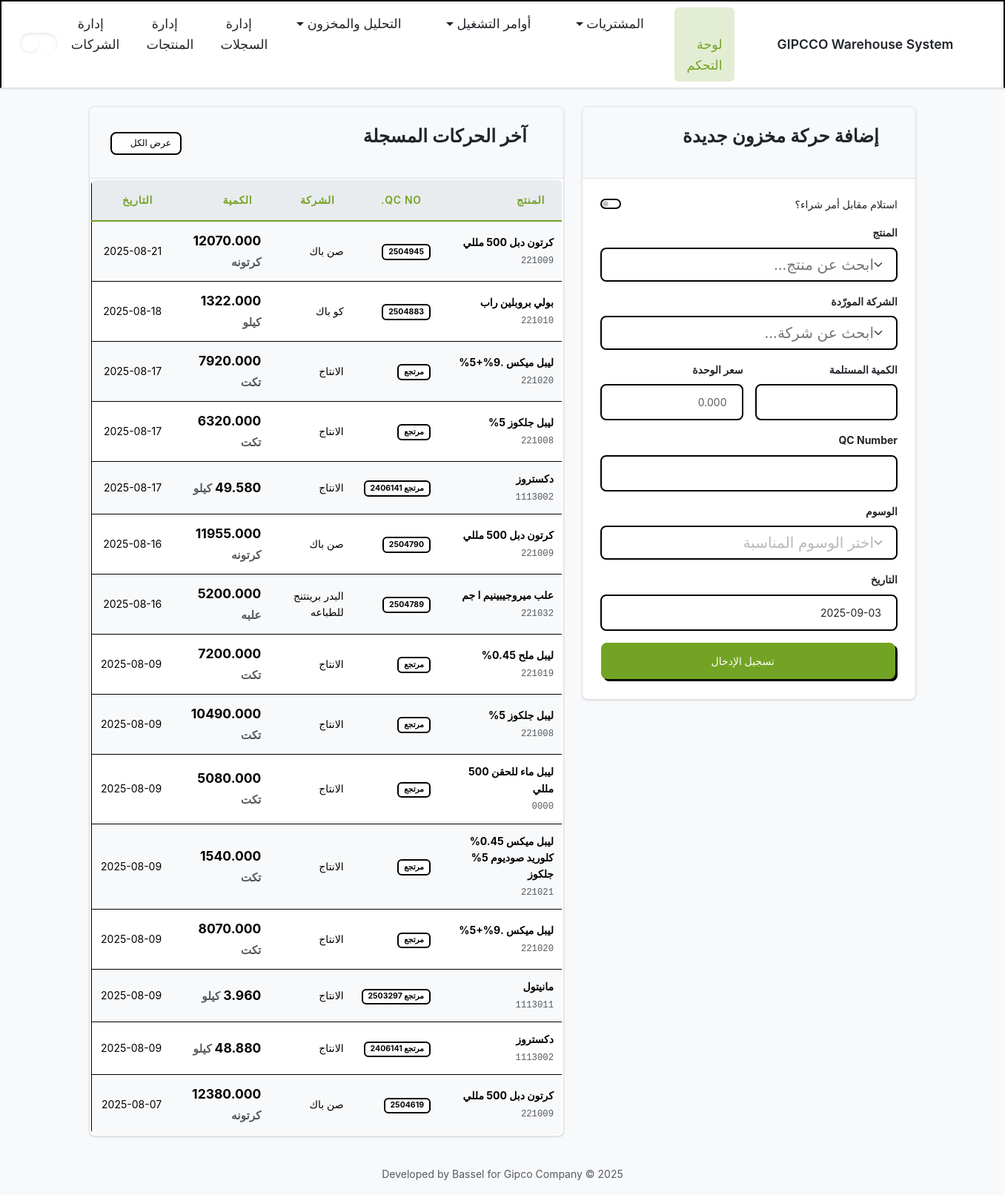
The page / on the database its author committed.
### inventory/models.py (models this page shows, shortened)
class InventoryLog(models.Model):
    product = models.ForeignKey(
        Product,
        on_delete=models.CASCADE,
        related_name='inventory_logs',
        verbose_name=_("Product")
    )
    company = models.ForeignKey(
        Company,
        on_delete=models.SET_NULL,
        null=True,
        blank=True,
        related_name='inventory_logs',
        verbose_name=_("Company")
    )
    quantity = models.FloatField(verbose_name=_("Quantity"))
    timestamp = models.DateTimeField(verbose_name=_("Timestamp"))
    qc_no = models.CharField(
        max_length=100,
        null=True,
        blank=True,
        verbose_name=_("QC Number")
    )
    unit_price = models.DecimalField(
        max_digits=12, decimal_places=3, null=True, blank=True, verbose_name=_("Unit Price")
    )
    po_item = models.ForeignKey(
        'PurchaseOrderItem',
        on_delete=models.SET_NULL, # Set to PROTECT after data migration
        null=True,
        blank=True,
        related_name='receipts',
        verbose_name=_("Purchase Order Item")
    )
    tags = models.ManyToManyField(
        'ProductTag',
        blank=True,
        verbose_name=_("Tags"),
        related_name='inventory_logs'
    )
    class Meta:
        db_table = 'inventory_log'  # Explicitly map to the existing table
        verbose_name = _("Inventory Log")
        verbose_name_plural = _("Inventory Logs")
        ordering = ['-timestamp']

class Product(models.Model):
    class ProductType(models.TextChoices):
        RAW_MATERIAL = 'مواد خام', _('مواد خام')
        PACKAGING = 'تعبئه و تغليف', _('تعبئه و تغليف')
        FINAL_PRODUCT = 'منتج نهائي', _('منتج نهائي')
    name = models.CharField(max_length=255, verbose_name=_("Product Name"))
    code = models.CharField(max_length=100, unique=True, verbose_name=_("Product Code"))
    product_type = models.CharField(
        max_length=50,
        choices=ProductType.choices,
        verbose_name=_("Product Type")
    )
    unit = models.CharField(max_length=50, verbose_name=_("Unit of Measurement"))
    tags = models.ManyToManyField('ProductTag', blank=True, verbose_name=_("Tags"))
    moving_average_cost = models.DecimalField(
        max_digits=12, decimal_places=3, default=Decimal('0.000'), verbose_name=_("Moving Average Cost")
    )
    class Meta:
        db_table = 'products'  # Explicitly map to the existing table
        verbose_name = _("Product")
        verbose_name_plural = _("Products")
        ordering = ['name']

class Company(models.Model):
    name = models.CharField(max_length=255, unique=True, verbose_name=_("Company Name"))
    class Meta:
        db_table = 'companies'  # Explicitly map to the existing table
        verbose_name = _("Company")
        verbose_name_plural = _("Companies")
        ordering = ['name']

### inventory/views/dashboard.py (the view, shortened to what this page needs)
# urls.py: path('', index, name='index'),
def index(request: HttpRequest) -> HttpResponse:
    context = {
        'active_page': 'index',
        'logs': InventoryLog.objects.select_related('product', 'company').all()[:15],
        'all_products': Product.objects.filter(~Q(product_type=Product.ProductType.FINAL_PRODUCT)),
        'all_companies': Company.objects.all(),
        'today_date': timezone.now().strftime('%Y-%m-%d'),
        'all_tags': ProductTag.objects.all(),
    }
    if 'X-Partial-Request' in request.headers:
        return render(request, 'inventory/partials/dashboard_content.html', context)
    return render(request, 'inventory/dashboard.html', context)

### inventory/templates/inventory/dashboard.html
{% extends "inventory/layout.html" %}
{% load static %}
{% block content %}
  {% include "inventory/partials/dashboard_content.html" %}
{% endblock content %}

### inventory/templates/inventory/partials/dashboard_content.html (shortened to what this page needs)
{% load static %}
<div class="row g-4">
  <div class="col-lg-5">
    <div class="card">
      <div class="card-header">
        <h3><i class="bi bi-plus-circle-fill"></i> إضافة حركة مخزون جديدة</h3>
      </div>
      <div class="card-body p-4">
        <form method="post" action="{% url 'inventory:index' %}" id="add-log-form">
          <div class="form-check form-switch mb-3">
              <input class="form-check-input" type="checkbox" role="switch" id="receiveAgainstPoCheck">
              <label class="form-check-label" for="receiveAgainstPoCheck">
                استلام مقابل أمر شراء؟
              </label>
          </div>
          <div class="mb-3">
            <label for="product_id" class="form-label fw-bold">المنتج</label>
          </div>
          <div class="mb-3">
            <label for="company_id" class="form-label fw-bold"
              >الشركة المورّدة</label
            >
          </div>
          <div class="row g-3">
            <div class="col-md-6 mb-3">
              <label for="quantity" class="form-label fw-bold">الكمية المستلمة</label>
              <input
                type="number" step="any" class="form-control form-control-lg"
                id="quantity" name="quantity" required />
            </div>
            <div class="col-md-6 mb-3">
                <label for="unit_price" class="form-label fw-bold">سعر الوحدة</label>
                <input type="number" step="0.001" class="form-control form-control-lg"
                    id="unit_price" name="unit_price" required placeholder="0.000"/>
            </div>
          </div>
          <div class="mb-3">
              <label for="qc_no" class="form-label fw-bold">QC Number</label>
              <input type="text" class="form-control form-control-lg" id="qc_no" name="qc_no" />
          </div>
          <div class="mb-3">
            <label for="tags" class="form-label fw-bold">الوسوم</label>
          </div>
          <div class="mb-3">
            <label for="entry_date" class="form-label fw-bold">التاريخ</label>
            <input
              type="text"
              class="form-control form-control-lg datepicker"
              id="entry_date"
              name="entry_date"
              value="{{ today_date }}"
              required
            />
          </div>
          <div class="d-grid mt-2">
            <button type="submit" class="btn btn-primary btn-lg">
              <i class="bi bi-check2-circle"></i> تسجيل الإدخال
            </button>
          </div>
        </form>
      </div>
    </div>
  </div>
  <div class="col-lg-7">
    <div class="card">
      <div
        class="card-header d-flex justify-content-between align-items-center"
      >
        <h3><i class="bi bi-clock-history"></i> آخر الحركات المسجلة</h3>
        <a
          href="{% url 'inventory:records' %}"
          class="btn btn-sm btn-outline-secondary"
          >عرض الكل <i class="bi bi-arrow-left-circle"></i
        ></a>
      </div>
      <div class="card-body p-0">
        {% if not logs %}
        <div class="p-4 text-center text-muted">
          <i class="bi bi-info-circle fs-3"></i>
          <p class="mt-2 mb-0">لا توجد حركات مسجلة بعد.</p>
        </div>
        {% else %}
        <div class="table-responsive">
          <table class="table table-striped table-hover mb-0 align-middle">
            <thead class="table-light">
              <tr>
                <th class="ps-3">المنتج</th>
                <th>QC No.</th>
                <th>الشركة</th>
                <th>الكمية</th>
                <th>التاريخ</th>
              </tr>
            </thead>
            <tbody>
              {% for log in logs %}
              <tr>
                <td class="ps-3">
                  <strong>{{ log.product.name }}</strong><br /><small
                    class="text-muted font-monospace"
                    >{{ log.product.code }}</small
                  >
                </td>
                <td>
                  <span class="badge bg-secondary"
                    >{{ log.qc_no|default:"N/A" }}</span
                  >
                </td>
                <td>{% if log.company %}{{ log.company.name }}{% else %}---{% endif %}</td>
                <td class="fw-bold fs-5">
                  {{ log.quantity|floatformat:3 }}
                  <small class="text-muted">{{ log.product.unit }}</small>
                </td>
                <td class="text-nowrap">
                  {{ log.timestamp|date:"Y-m-d" }}
                </td>
              </tr>
              {% endfor %}
            </tbody>
          </table>
        </div>
        {% endif %}
      </div>
    </div>
  </div>
</div>

### rows shown on the page
InventoryLog: product.name "كرتون دبل 500 مللي", product.code "221009", qc_no "2504945", company.name "صن باك", quantity "12070.000", product.unit "كرتونه", timestamp "2025-08-21"
InventoryLog: product.name "بولي بروبلين راب", product.code "221010", qc_no "2504883", company.name "كو باك", quantity "1322.000", product.unit "كيلو", timestamp "2025-08-18"
InventoryLog: product.name "ليبل ميكس .9%+5%", product.code "221020", qc_no "مرتجع", company.name "الانتاج", quantity "7920.000", product.unit "تكت", timestamp "2025-08-17"
InventoryLog: product.name "ليبل جلكوز 5%", product.code "221008", qc_no "مرتجع", company.name "الانتاج", quantity "6320.000", product.unit "تكت", timestamp "2025-08-17"
InventoryLog: product.name "دكستروز", product.code "1113002", qc_no "مرتجع 2406141", company.name "الانتاج", quantity "49.580", product.unit "كيلو", timestamp "2025-08-17"
InventoryLog: product.name "كرتون دبل 500 مللي", product.code "221009", qc_no "2504790", company.name "صن باك", quantity "11955.000", product.unit "كرتونه", timestamp "2025-08-16"
InventoryLog: product.name "علب ميروجيبينيم ا جم", product.code "221032", qc_no "2504789", company.name "البدر برينتنج للطباعه", quantity "5200.000", product.unit "علبه", timestamp "2025-08-16"
InventoryLog: product.name "ليبل ملح 0.45%", product.code "221019", qc_no "مرتجع", company.name "الانتاج", quantity "7200.000", product.unit "تكت", timestamp "2025-08-09"
InventoryLog: product.name "ليبل جلكوز 5%", product.code "221008", qc_no "مرتجع", company.name "الانتاج", quantity "10490.000", product.unit "تكت", timestamp "2025-08-09"
InventoryLog: product.name "ليبل ماء للحقن 500 مللي", product.code "0000", qc_no "مرتجع", company.name "الانتاج", quantity "5080.000", product.unit "تكت", timestamp "2025-08-09"
InventoryLog: product.name "ليبل ميكس 0.45% كلوريد صوديوم 5% جلكوز", product.code "221021", qc_no "مرتجع", company.name "الانتاج", quantity "1540.000", product.unit "تكت", timestamp "2025-08-09"
InventoryLog: product.name "ليبل ميكس .9%+5%", product.code "221020", qc_no "مرتجع", company.name "الانتاج", quantity "8070.000", product.unit "تكت", timestamp "2025-08-09"
InventoryLog: product.name "مانيتول", product.code "1113011", qc_no "مرتجع 2503297", company.name "الانتاج", quantity "3.960", product.unit "كيلو", timestamp "2025-08-09"
InventoryLog: product.name "دكستروز", product.code "1113002", qc_no "مرتجع 2406141", company.name "الانتاج", quantity "48.880", product.unit "كيلو", timestamp "2025-08-09"
InventoryLog: product.name "كرتون دبل 500 مللي", product.code "221009", qc_no "2504619", company.name "صن باك", quantity "12380.000", product.unit "كرتونه", timestamp "2025-08-07"
